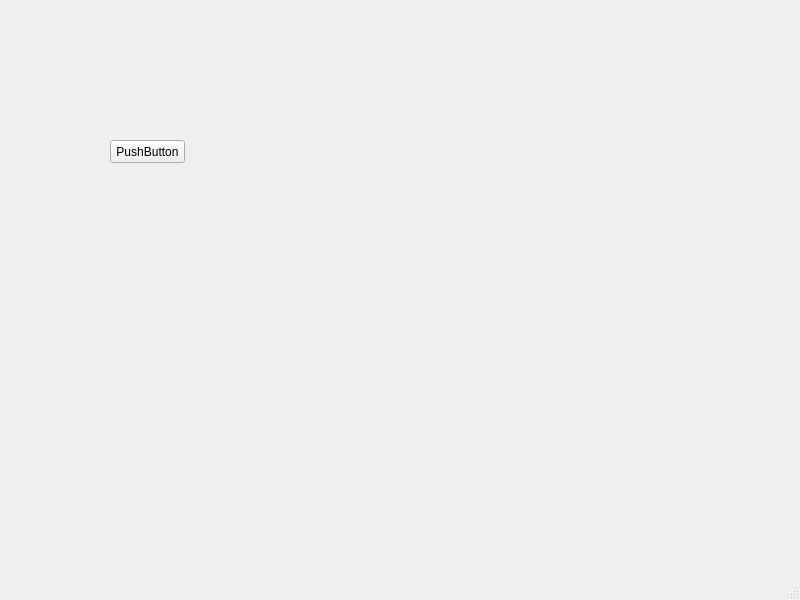
<?xml version="1.0" encoding="UTF-8"?>
<ui version="4.0">
 <class>MainWindow</class>
 <widget class="QMainWindow" name="MainWindow">
  <property name="geometry">
   <rect>
    <x>0</x>
    <y>0</y>
    <width>800</width>
    <height>600</height>
   </rect>
  </property>
  <property name="windowTitle">
   <string>MainWindow</string>
  </property>
  <widget class="QWidget" name="centralwidget">
   <widget class="QPushButton" name="pushButton">
    <property name="geometry">
     <rect>
      <x>110</x>
      <y>140</y>
      <width>75</width>
      <height>23</height>
     </rect>
    </property>
    <property name="text">
     <string>PushButton</string>
    </property>
   </widget>
  </widget>
  <widget class="QMenuBar" name="menubar">
   <property name="geometry">
    <rect>
     <x>0</x>
     <y>0</y>
     <width>800</width>
     <height>23</height>
    </rect>
   </property>
  </widget>
  <widget class="QStatusBar" name="statusbar"/>
 </widget>
 <resources/>
 <connections/>
</ui>
